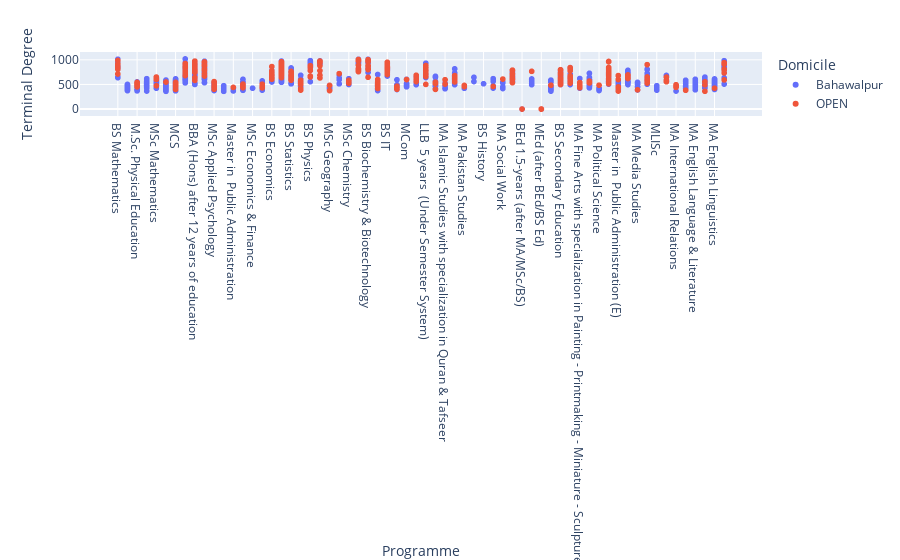

Notebook code cell kept with this figure:
### Code cell
# x and y given as DataFrame columns
import plotly.express as px
import pandas as pd
df = pd.read_csv('dataset/sp18/sp18-for-weka-2020-01-19-jif-clean-all-programes-admission-test-terminal-degree.csv')
print(df.columns)
fig = px.scatter(df, x="Programme", y="Terminal Degree",color="Domicile")
fig.show()

### Figure 1 — Plotly figure (JSON) as saved in the notebook; plotly's stock layout.template omitted (floating-point values rounded to 4 significant figures; data arrays with more than 128 entries replaced by an {"elided": "..."} marker saying what was removed)
{"data": [{"hovertemplate": "Domicile=Bahawalpur<br>Programme=%{x}<br>Terminal Degree=%{y}<extra></extra>", "legendgroup": "Bahawalpur", "marker": {"color": "#636efa", "symbol": "circle"}, "mode": "markers", "name": "Bahawalpur", "showlegend": true, "type": "scattergl", "x": {"elided": "1588 str values"}, "xaxis": "x", "y": {"elided": "1588 int values"}, "yaxis": "y"}, {"hovertemplate": "Domicile=OPEN<br>Programme=%{x}<br>Terminal Degree=%{y}<extra></extra>", "legendgroup": "OPEN", "marker": {"color": "#EF553B", "symbol": "circle"}, "mode": "markers", "name": "OPEN", "showlegend": true, "type": "scattergl", "x": {"elided": "426 str values"}, "xaxis": "x", "y": {"elided": "426 int values"}, "yaxis": "y"}], "layout": {"legend": {"title": {"text": "Domicile"}, "tracegroupgap": 0}, "margin": {"t": 60}, "xaxis": {"anchor": "y", "domain": [0, 1], "title": {"text": "Programme"}}, "yaxis": {"anchor": "x", "domain": [0, 1], "title": {"text": "Terminal Degree"}}}}
